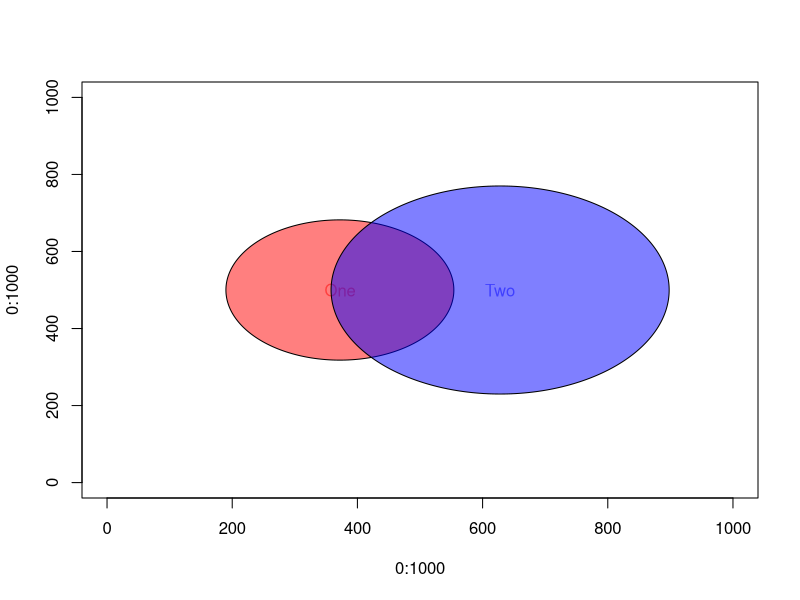

Generate this figure with R:
# example program to plot approximate proportional Venn diagram for two sets

# set operations from base package:
# union(x, y), intersect(x, y), setdiff(x, y), setequal(x, y), is.element(el, set)

DIMENSION <- 1000 	# length of each side of graph area
TOTAL_SET_AREA <- (DIMENSION^2)/3	# using half the total area makes some circles go out of bounds. A third is good.	SCORE_TOLERANCE <- 0.001
SCORE_TOLERANCE <- 0.001
MAX_SCORE <- 1/SCORE_TOLERANCE^2

drawCircle <- function(x, y, r, ...){
	ANGLES <- (1:360) * (2 * pi / 360)
	polygon(x + r*sin(ANGLES), y + r*cos(ANGLES), ...)
}

apvenn2 <- function(setA, setB, sNames){
	SET_COLORS <- c( rgb(1,0,0,0.5), rgb(0,0,1,0.5), rgb(1,1,0,0.5))
	Y_LEVEL = DIMENSION/2
	nA <- length(setA)
	nB <- length(setB)
	nTot <- nA + nB
	
	nBoth <- length( intersect(setA, setB) )
	
	areaA <- TOTAL_SET_AREA * nA/nTot
	areaB <- TOTAL_SET_AREA * nB/nTot
	rA <- sqrt (areaA / pi)
	rB <- sqrt (areaB / pi)
	
	# start with the two groups far apart, then inch them together
	STEP <- 1	#2
	numSteps <- 0
	xA <- 0 #+ rA
	xB <- DIMENSION #- rB
	newScore <- 0
	oldScore <- 0
	for (i in 1:(xB - xA)/2 ){
		newScore <- scoreCircles(xA, Y_LEVEL, rA, xB, Y_LEVEL, rB, nA, nB, nBoth)
		if ( (newScore - oldScore) < -0.5 ) break;
		oldScore <- newScore
		xA <- xA + STEP
		xB <- xB - STEP
		if (newScore == MAX_SCORE) break;
		numSteps <- numSteps + 1
	}
	
	cat("numSteps=", numSteps, ", oldScore=", oldScore, ", newScore=", newScore,"\n")
	
#	xA <- 20
#	xB <- 30

	drawCircle( xA, Y_LEVEL, rA, col=SET_COLORS[[1]] )
	text( xA, Y_LEVEL, sNames[[1]], col=SET_COLORS[[1]] )
	drawCircle( xB, Y_LEVEL, rB, col=SET_COLORS[[2]] )
	text( xB, Y_LEVEL, sNames[[2]], col=SET_COLORS[[2]] )
	
	return( c(xA, Y_LEVEL, rA, xB, Y_LEVEL, rB, nA, nB, nBoth) )
}

randomPointsInCircle <- function(x, y, r, n){
	# generate n random points within the circle centered at (x,y) with radius r
	# vector version
	randTheta <- 2 * pi * runif(n)	# random angle in radians
	randR <- r * sqrt(runif(n))
	randX <- x + randR * sin(randTheta)
	randY <- y + randR * cos(randTheta)
	return(list(x=randX, y=randY))
}

isPointInCircle <- function(px, py, cx, cy, cr){
	return ( cr^2 > (px - cx)^2 + (py - cy)^2 )
}

# isPointInCircle(rpic$x, rpic$y, 30, 30, 10)
filterPointsInCircle <- function( pts, c2x, c2y, c2r ){
	pic_select <- isPointInCircle(pts$x, pts$y, c2x, c2y, c2r)
	inX <- pts$x[pic_select]
	inY <- pts$y[pic_select]
	return(list(x=inX, y=inY))
}

scoreCircles <- function(x1, y1, r1, x2, y2, r2, n1, n2, nOverlap){
	# score reflects how closely overlap of circle areas reflects 
	# overlap of number of set elements
	N_SPOTS <- 20000
	rpic1 <- randomPointsInCircle(x1, y1, r1, N_SPOTS)
	rpic1c2 <- filterPointsInCircle(rpic1, x2, y2, r2)
	expectedRatio <- nOverlap/n1
	observedRatio <- length(rpic1c2$x)/length(rpic1$x)
	score <- ifelse( abs(expectedRatio - observedRatio) < SCORE_TOLERANCE, MAX_SCORE, 1/((expectedRatio - observedRatio)^2))
cat("score=",score,"\n")
	return ( score )
}
###########################

plot(0:1000, 0:1000, type="n")

setLabels <- c("One", "Two")

set1 <- LETTERS[1:10]	# ("A", "B", "C", ...)
set2 <- LETTERS[5:26]	# ("J", "K", "L", ... , "Z")
vennParams <- apvenn2(set1, set2, setLabels)

scoreCircles(vennParams[[1]], vennParams[[2]], vennParams[[3]], 
	vennParams[[4]], vennParams[[5]], vennParams[[6]], 
	vennParams[[7]], vennParams[[8]], vennParams[[9]])
